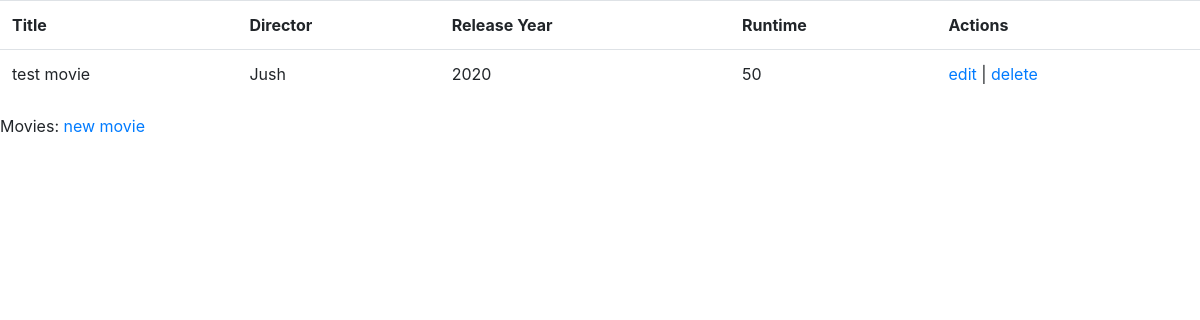
Before: /customer/customer/order_list/ with the older database file.
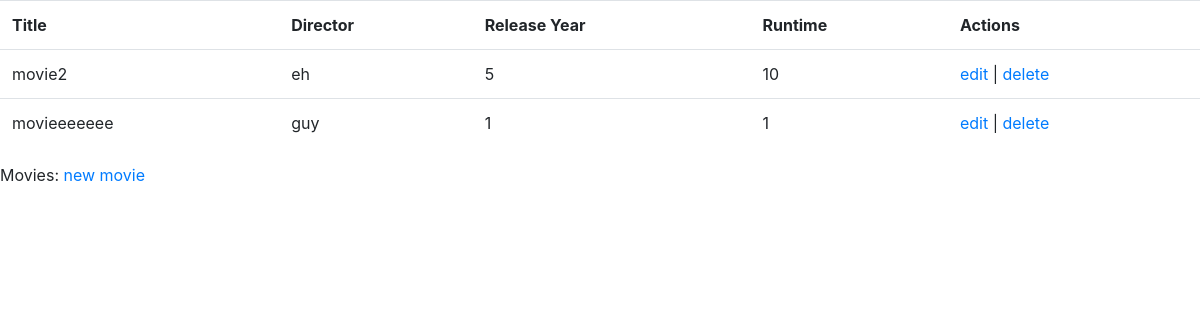
After: the same page with the newer database file.
### customer_app/models.py (models this page shows)
class Movie(models.Model):
    movie_id = models.AutoField(primary_key=True)
    title = models.CharField(max_length=100, null=False)
    description = models.TextField(max_length=500, null=True)
    director = models.CharField(max_length=100, null=True)
    release_year = models.CharField(max_length=50, null=True)
    budget = models.CharField(max_length=50, null=True)
    runtime = models.CharField(max_length=50, null=True)
    rating = models.CharField(max_length=50, null=True)
    genre = models.CharField(max_length=50, null=True)

### customer_app/views.py (the view)
# urls.py: path('customer/order_list/', views.OrderList.as_view(), name='order-list'),
class OrderList(View):
    def get(self,request):
        orders = Order.objects.all()
        movies = Movie.objects.all()
        return render(request = request,template_name = 'customer_app/order_list.html',context = {'orders':orders,'movies':movies})

### templates/customer_app/order_list.html
<!DOCTYPE html>
<html>
<head>
    <link href="https://maxcdn.bootstrapcdn.com/bootstrap/4.5.2/css/bootstrap.min.css" rel="stylesheet">
</head>
<body>
<table class="table">
    <tr>
        <th>Title</th>
        <th>Director</th>
        <th>Release Year</th>
        <th>Runtime</th>
        <th>Actions</th>
    </tr>
    {% for movie in movies %}
    <tr>
        <td>{{ movie.title }}</td>
        <td>{{ movie.director }}</td>
        <td>{{ movie.release_year }}</td>
        <td>{{ movie.runtime }}</td>
        <td>
            <a href="{% url 'movie-update' movie.id %}">edit</a> |
            <a href="{% url 'movie-delete' movie.id %}">delete</a>
        </td>
    </tr>
    {% endfor %}
</table>
Movies: <a href="{% url 'movie-add' %}">new movie</a><br>
</body>
</html>

Changed rows visible on the page:
removed Movie: title "test movie", director "Jush", release_year "2020", runtime "50"
added Movie: title "movie2", director "eh", release_year "5", runtime "10"
added Movie: title "movieeeeeee", director "guy", release_year "1", runtime "1"
